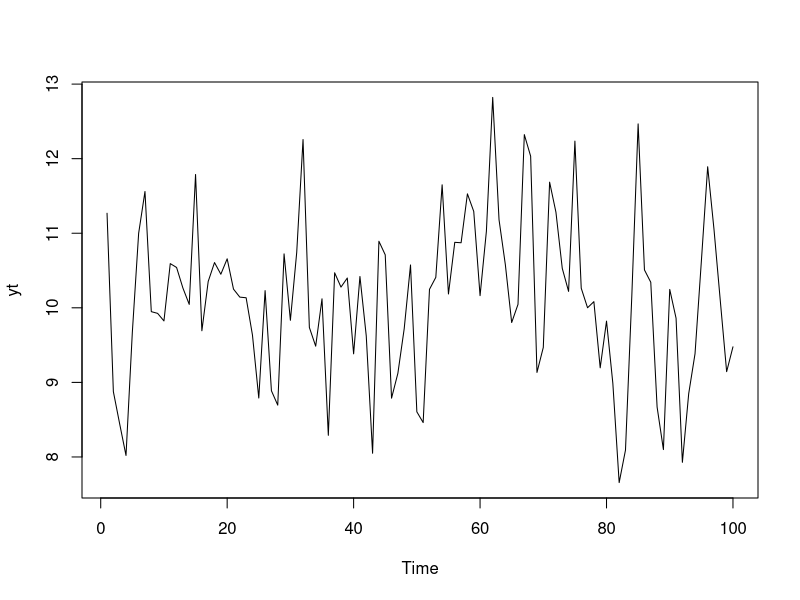
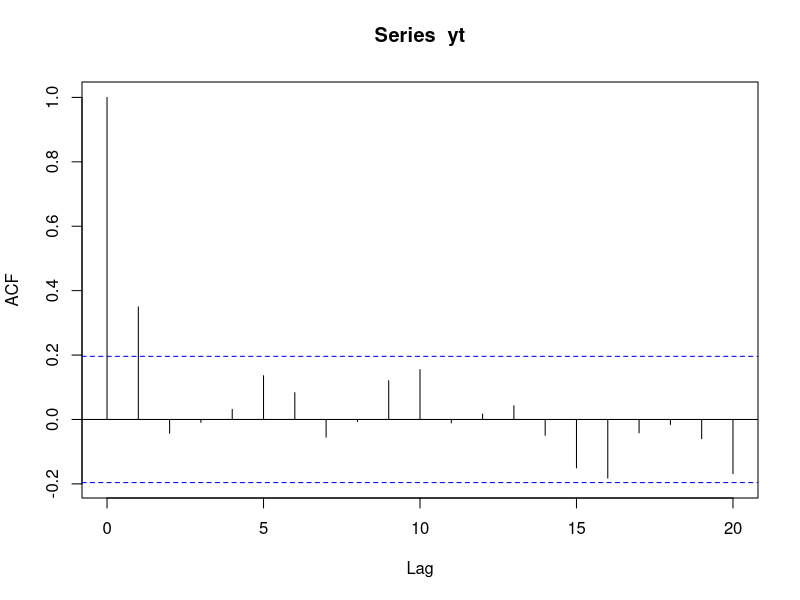
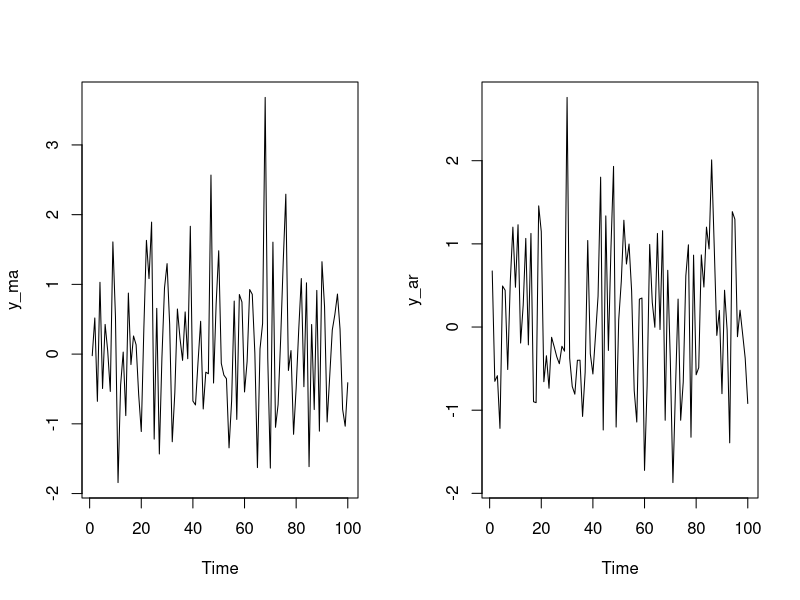
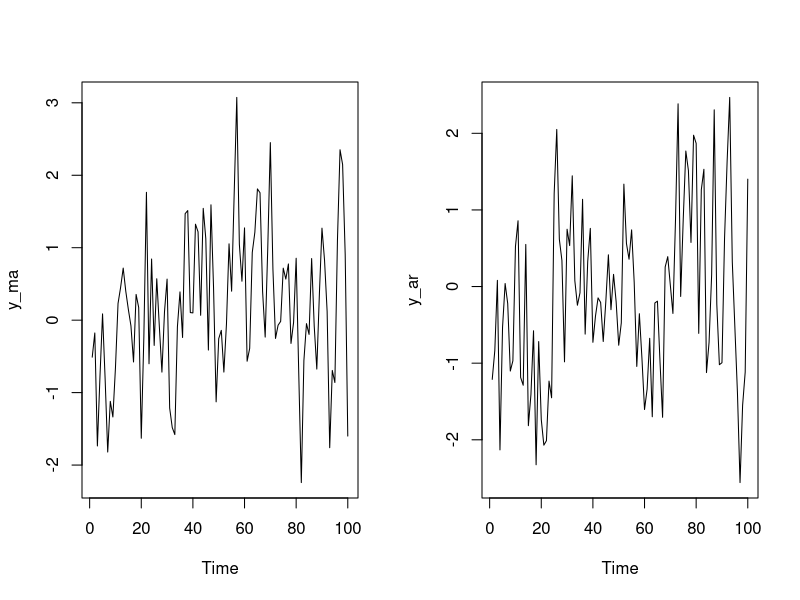
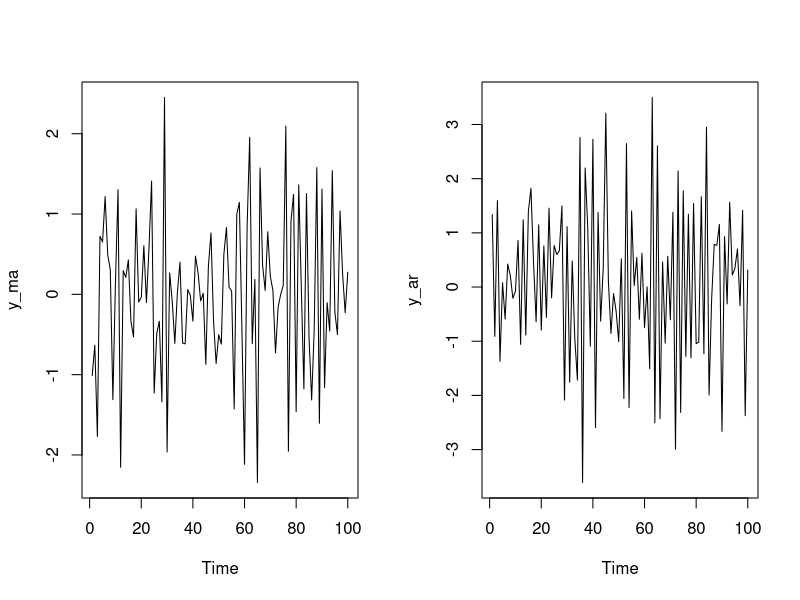
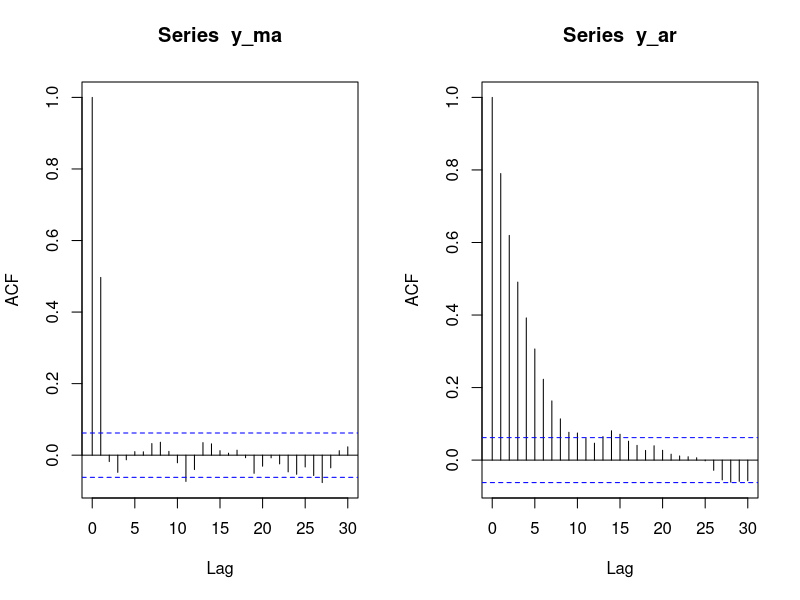
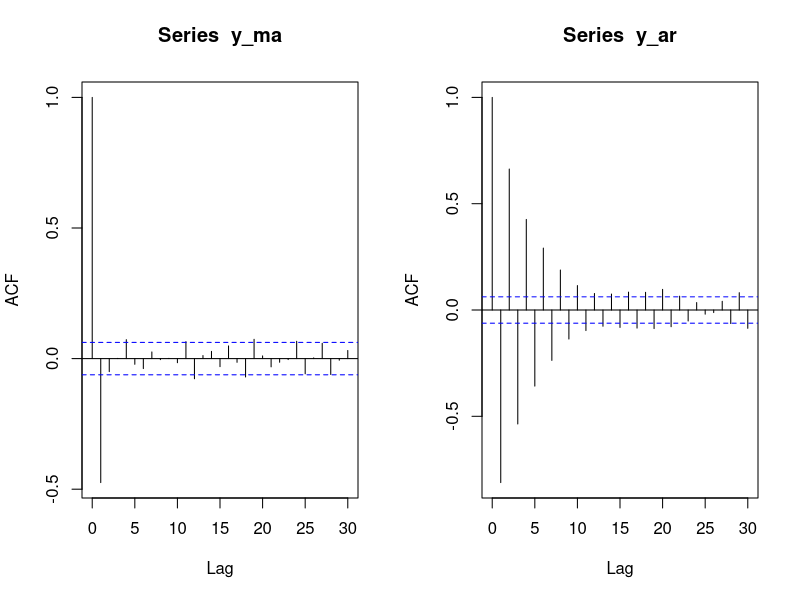
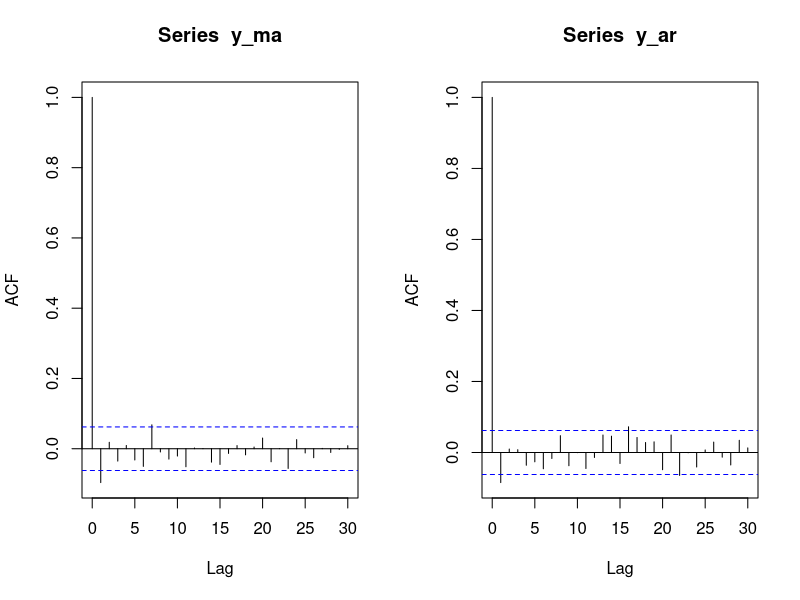

The R source for these figures, in order:
## ---- chunk 1

# R markdown options
knitr::opts_chunk$set(echo = TRUE, 
                      
                      fig.width = 10,
                      fig.height = 5,
                      fig.align = "center", 
                      message = FALSE,
                      warning = FALSE)

# Load packages
library(tidyverse)
library(forecast)
## ---- chunk 2
yt <- arima.sim(list(order=c(0,0,1), ma=c(.6)), n=100)
b0 = 10
yt <- yt + b0
plot(yt)
## ---- chunk 3
acf(yt)
## ---- chunk 4
y_ma <- arima.sim(list(order=c(0,0,1), ma=c(.1)), n=100)
y_ar <- arima.sim(list(order=c(1,0,0), ar=c(.1)), n=100)

par(mfrow = c(1, 2))
plot(y_ma)
plot(y_ar)
## ---- chunk 5
y_ma <- arima.sim(list(order=c(0,0,1), ma=c(.5)), n=100)
y_ar <- arima.sim(list(order=c(1,0,0), ar=c(.5)), n=100)

par(mfrow = c(1, 2))
plot(y_ma)
plot(y_ar)
## ---- chunk 6
y_ma <- arima.sim(list(order=c(0,0,1), ma=c(-.5)), n=100)
y_ar <- arima.sim(list(order=c(1,0,0), ar=c(-.5)), n=100)

par(mfrow = c(1, 2))
plot(y_ma)
plot(y_ar)
## ---- chunk 7
y_ma <- arima.sim(list(order=c(0,0,1), ma=c(.8)), n=1000)
y_ar <- arima.sim(list(order=c(1,0,0), ar=c(.8)), n=1000)

par(mfrow = c(1, 2))
acf(y_ma)
acf(y_ar)
## ---- chunk 8
y_ma <- arima.sim(list(order=c(0,0,1), ma=c(-.8)), n=1000)
y_ar <- arima.sim(list(order=c(1,0,0), ar=c(-.8)), n=1000)

par(mfrow = c(1, 2))
acf(y_ma)
acf(y_ar)
## ---- chunk 9
y_ma <- arima.sim(list(order=c(0,0,1), ma=c(-.1)), n=1000)
y_ar <- arima.sim(list(order=c(1,0,0), ar=c(-.1)), n=1000)

par(mfrow = c(1, 2))
acf(y_ma)
acf(y_ar)
## ---- chunk 10
# import the data
df = read.csv('inflation.csv')
# define the series
yt = ts(df$pai1, frequency = 12, start = c(1950, 2))
# check for stationary
par(mfrow = c(1, 2))
plot(yt)
acf(yt)
## ---- chunk 11
# create the differenced series for stationary
y_diff = diff(yt)
# check for stationary
par(mfrow = c(1, 2))
plot(y_diff)
acf(y_diff)
## ---- chunk 12
# fit the MA(1) model to the differenced series
y_ma = arima(y_diff, order = c(0,0,1))
## ---- chunk 13
# plot the fitted series
plot(yt)
lines(yt-y_ma$residuals, col = "red")
## ---- chunk 14
# make predictions
d_n = forecast(y_ma, h = 1)
y_next = d_n$mean + yt[length(yt)]
y_next = as.numeric(y_next)
y_next
## ---- chunk 15
# fit the MA(1) model to the data
y_ma = arima(y_diff, order = c(0,0,1))
y_ar = arima(y_diff, order = c(1,0,0))

# plot the fitted series
plot(yt)
lines(yt-y_ma$residuals, col = "red")
lines(yt-y_ar$residuals, col = "blue")
